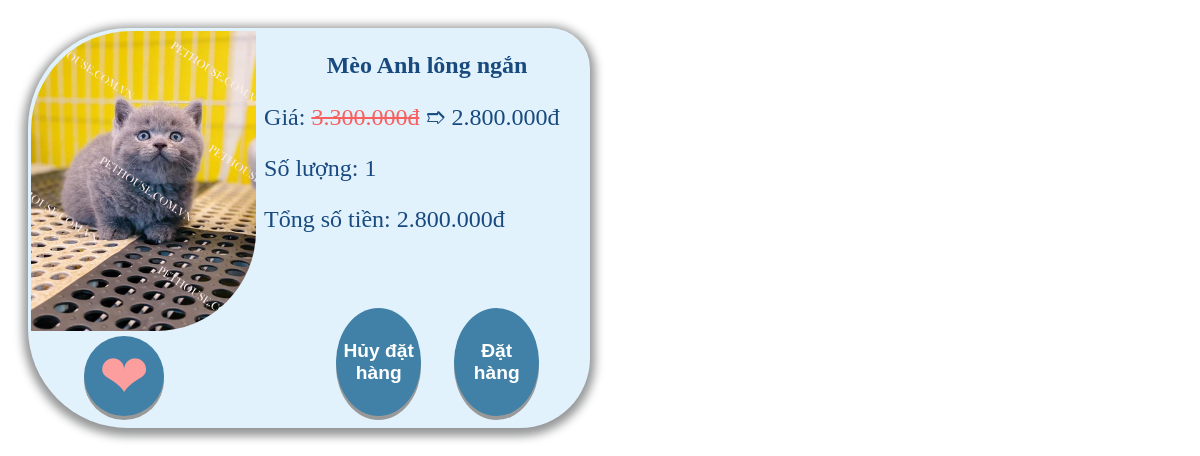
Screenshot of /Pet-Store/pages/cart.php with the database file from the repository.
### tables this page shows
CREATE TABLE `cart_items` (
  `id` int(11) NOT NULL,
  `user_id` int(11) NOT NULL,
  `pet_id` varchar(30) NOT NULL,
  `quantity` int(11) NOT NULL,
  `created_at` timestamp NOT NULL DEFAULT current_timestamp()
);

CREATE TABLE `pets` (
  `id` varchar(30) NOT NULL,
  `name` varchar(100) NOT NULL,
  `price` decimal(10,2) NOT NULL,
  `priceSale` decimal(10,2) DEFAULT NULL,
  `quantity` int(11) NOT NULL,
  `urlImg` varchar(255) NOT NULL,
  `idLoai` varchar(30) NOT NULL,
  `description` text NOT NULL,
  `hot` tinyint(1) DEFAULT NULL
);

### Pet-Store/pages/cart.php (the view, shortened to what this page needs)
<?php
require '../config/config.php';
$user_id = 1;
try {
    $stmt = $conn->prepare("
        SELECT pets.id, pets.name, pets.price, pets.priceSale, pets.urlImg, cart_items.quantity
        FROM cart_items
        JOIN pets ON cart_items.pet_id = pets.id
        WHERE cart_items.user_id = ?
    ");
    $stmt->execute([$user_id]);
    $cartItems = $stmt->fetchAll(PDO::FETCH_ASSOC);
} catch (Exception $e) {
    echo "Lỗi: " . $e->getMessage();
    exit;
}
?>
<link rel="stylesheet" href="../asset/css/cart.css?v=<?php echo time(); ?>">
<div class="cart-grid">
    <?php if (!empty($cartItems)): ?>
        <?php foreach ($cartItems as $item): ?>
            <div class="container-cart">
                <img class="imgCart" src="<?php echo htmlspecialchars($item['urlImg']); ?>"
                    alt="<?php echo htmlspecialchars($item['name']); ?>">
                <div class="text">
                    <p class="name-pet"><?php echo htmlspecialchars($item['name']); ?></p>
                    <p>Giá: <span class="price"><?php echo number_format($item['price'], 0, ',', '.'); ?>đ</span> ➱
                        <?php echo number_format($item['priceSale'], 0, ',', '.'); ?>đ
                    </p>
                    <p class="count">Số lượng: <?php echo htmlspecialchars($item['quantity']); ?></p>
                    <p class="text-price">Tổng số tiền:
                        <?php echo number_format($item['priceSale'] * $item['quantity'], 0, ',', '.'); ?>đ
                    </p>
                </div>
                <button class="heart-cart">❤</button>
                <div class="btn-container">
                    <button class="btn-cart" onclick="removeFromCart('<?php echo htmlspecialchars($item['id']); ?>')">
                        Hủy đặt hàng
                    </button>
                    <button class="btn-cart" id="button<?php echo htmlspecialchars($item['id']); ?>"
                        onclick="showOrderForm('<?php echo htmlspecialchars($item['id']); ?>')">Đặt hàng
                    </button>
                </div>
            </div>
        <?php endforeach; ?>
    <?php else: ?>
        <p>Giỏ hàng trống!</p>
    <?php endif; ?>
</div>

### Pet-Store/asset/css/cart.css (style rules this page uses)
.cart-grid { display: grid; grid-template-columns: repeat(2, 1fr); grid-auto-rows: minmax(400px, auto); gap: 20px; padding: 20px; }
.container-cart { position: relative; width: 100%; border-top-left-radius: 100px; border-top-right-radius: 40px; border-bottom-left-radius: 100px; border-bottom-right-radius: 70px; box-shadow: 0px 3px 10px 5px rgb(148, 149, 150); background-color: rgb(225, 242, 252); }
.imgCart { width: 40%; height: 75%; border-top-left-radius: 100px; border-bottom-right-radius: 100px; position: absolute; top: 3px; left: 3px; }
.text { width: 58%; font-size: 1.5rem; color: rgb(24, 74, 127); position: absolute; top: 0; right: 0; }
.name-pet { font-weight: bold; text-align: center; }
.text .price { color: rgb(248, 95, 95); text-decoration: line-through; }
.heart-cart { width: 80px; height: 80px; border: none; border-radius: 100%; box-shadow: 0 4px #999; background-color: rgb(65, 129, 167); color: rgb(252, 158, 158); font-size: 60px; text-align: center; position: absolute; left: 10%; bottom: 3%; cursor: pointer; transition: transform 1s ease; }
.btn-container { width: 40%; height: 30%; display: grid; position: absolute; bottom: 3%; right: 9%; grid-template-columns: repeat(2, 1fr); gap: 5%; justify-items: end; align-items: end; }
.btn-cart { width: 80%; height: 90%; padding: 5px; color: white; border: none; border-radius: 100%; font-size: 1.2rem; font-weight: bold; background-color: rgb(65, 129, 167); box-shadow: 0 4px #999; cursor: pointer; transition: transform 1s ease; }

### rows the page displays
cart_items: pet.urlImg (picture), pet.name "Mèo Anh lông ngắn", pet.price "3.300.000", pet.priceSale "2.800.000", quantity "1", $item['priceSale'] * $item['quantity'] "2.800.000"
